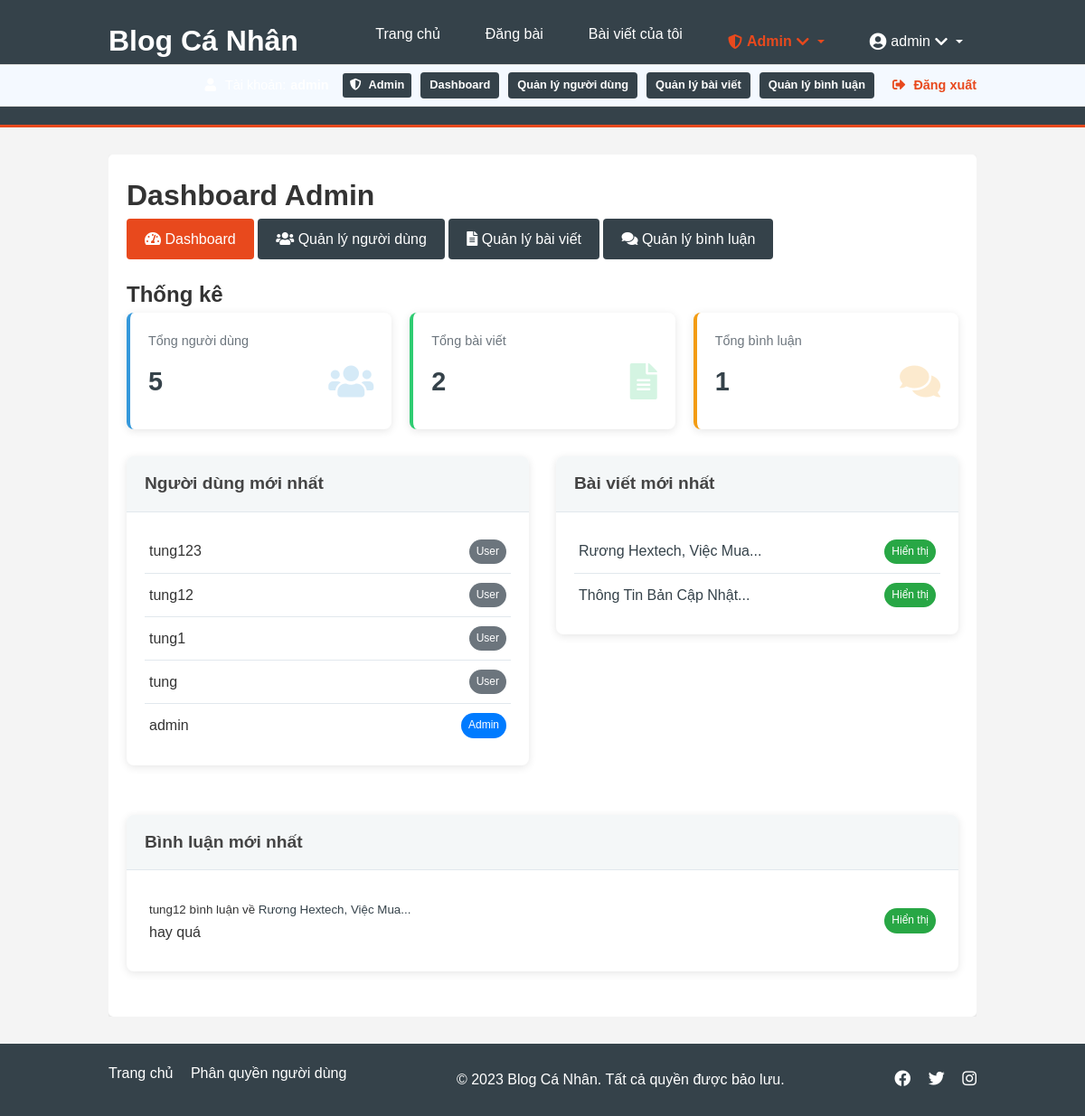
The app's page /admin/dashboard (signed in), older data.
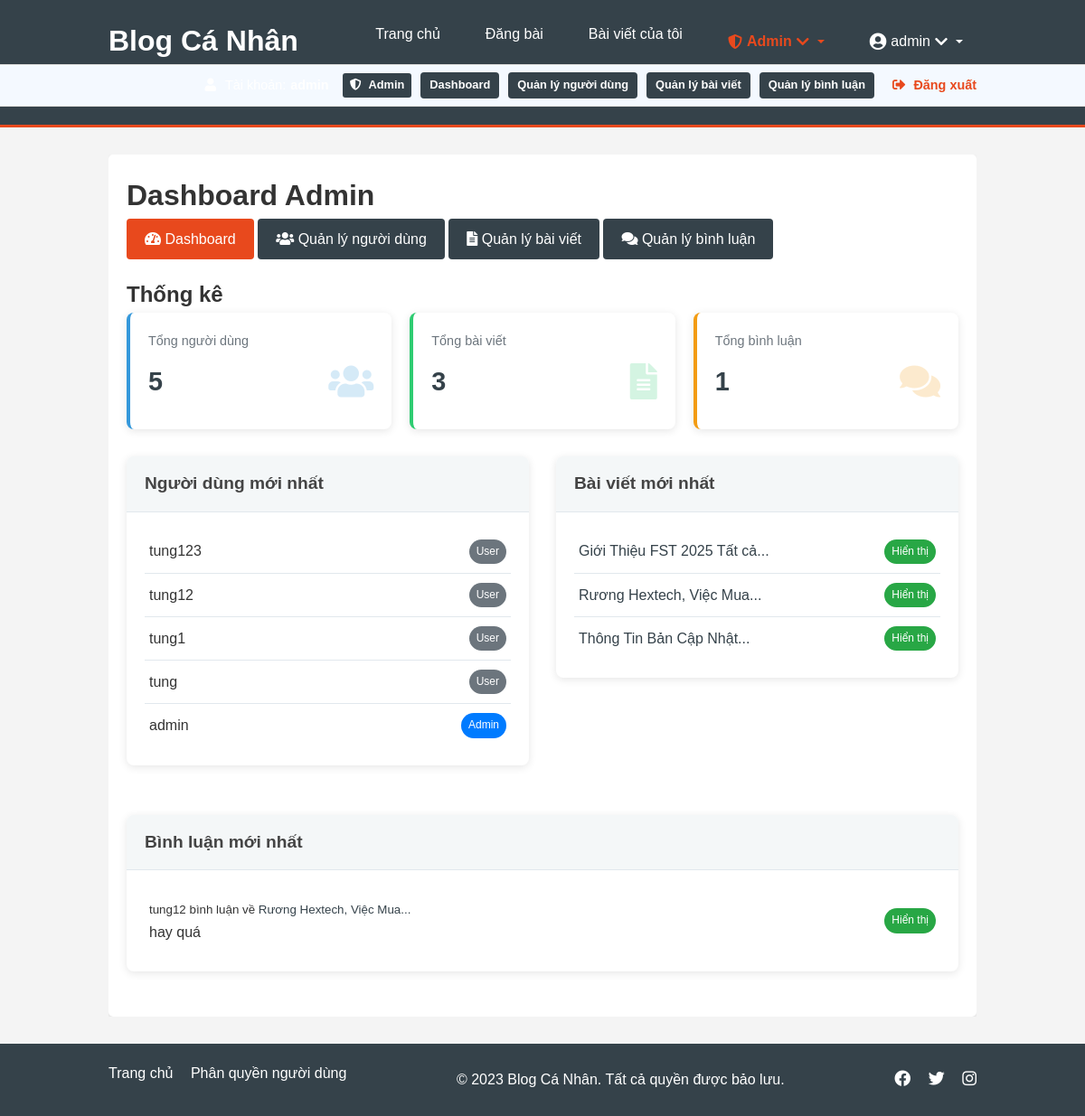
The same page, newer data.
### models.py (models this page shows, shortened)
class User(db.Model, UserMixin):
    id = db.Column(db.Integer, primary_key=True)
    username = db.Column(db.String(150), unique=True, nullable=False)
    password = db.Column(db.String(150), nullable=False)
    is_admin = db.Column(db.Boolean, default=False)
    is_active = db.Column(db.Boolean, default=True)
    date_joined = db.Column(db.DateTime, default=datetime.utcnow)
    posts = db.relationship('Post', backref='user', lazy=True)
    role = db.Column(db.String(20), default='viewer')  # 'viewer', 'collaborator', 'editor'

class Post(db.Model):
    id = db.Column(db.Integer, primary_key=True)
    title = db.Column(db.String(200), nullable=False)
    date_posted = db.Column(db.DateTime, nullable=False, default=datetime.utcnow)
    content = db.Column(db.Text, nullable=False)
    image_path = db.Column(db.String(200), nullable=True)
    user_id = db.Column(db.Integer, db.ForeignKey('user.id'), nullable=False)
    is_hidden = db.Column(db.Boolean, default=False)

class Comment(db.Model):
    id = db.Column(db.Integer, primary_key=True)
    content = db.Column(db.Text, nullable=False)
    date_posted = db.Column(db.DateTime, nullable=False, default=datetime.utcnow)
    user_id = db.Column(db.Integer, db.ForeignKey('user.id'), nullable=False)
    post_id = db.Column(db.Integer, db.ForeignKey('post.id'), nullable=False)
    is_hidden = db.Column(db.Boolean, default=False)
    user = db.relationship('User', backref=db.backref('comments', lazy=True))
    post = db.relationship('Post', backref=db.backref('comments', lazy=True))

### routes/admin.py (the view)
@admin_bp.route('/admin/dashboard')
@login_required
@admin_required
def dashboard():
    total_users = User.query.count()
    total_posts = Post.query.count()
    total_comments = Comment.query.count()
    recent_users = User.query.order_by(User.id.desc()).limit(5).all()
    recent_posts = Post.query.order_by(Post.date_posted.desc()).limit(5).all()
    recent_comments = Comment.query.order_by(Comment.date_posted.desc()).limit(5).all()
    return render_template('admin/dashboard.html',
                          total_users=total_users,
                          total_posts=total_posts,
                          total_comments=total_comments,
                          recent_users=recent_users,
                          recent_posts=recent_posts,
                          recent_comments=recent_comments,
                          current_year=datetime.now().year)

### app.py (called while the page is built)
@login_manager.user_loader
def load_user(user_id):
    return User.query.get(int(user_id))

### routes/admin.py (called while the page is built)
def admin_required(f):
    @wraps(f)
    def decorated_function(*args, **kwargs):
        if not current_user.is_admin:
            abort(403)
        return f(*args, **kwargs)
    return decorated_function

### templates/admin/dashboard.html (shortened to what the changed rows need)
{% extends "base.html" %}
{% block content %}
<div class="admin-container">
    <h1>Dashboard Admin</h1>
    <div class="admin-dashboard">
        <h2>Thống kê</h2>
        <div class="admin-stats">
            <div class="stat-card stat-posts">
                <div class="stat-title">Tổng bài viết</div>
                <div class="stat-value">{{ total_posts }}</div>
                <div class="stat-icon"><i class="fas fa-file-alt"></i></div>
            </div>
        </div>
        <div class="recent-data">
            <div class="row">
                <div class="col-md-6">
                    <div class="card">
                        <div class="card-body">
                            {% if recent_users %}
                            <ul class="list-group">
                                {% for user in recent_users %}
                                <li class="list-group-item d-flex justify-content-between align-items-center">
                                    {{ user.username }}
                                    <span class="badge rounded-pill {% if user.is_admin %}bg-primary{% else %}bg-secondary{% endif %}">
                                        {% if user.is_admin %}Admin{% else %}User{% endif %}
                                    </span>
                                </li>
                                {% endfor %}
                            </ul>
                            {% else %}
                            <p>Không có người dùng.</p>
                            {% endif %}
                        </div>
                    </div>
                </div>
                <div class="col-md-6">
                    <div class="card">
                        <div class="card-body">
                            {% if recent_posts %}
                            <ul class="list-group">
                                {% for post in recent_posts %}
                                <li class="list-group-item d-flex justify-content-between align-items-center">
                                    <a href="{{ url_for('post.post', post_id=post.id) }}">{{ post.title|truncate(30) }}</a>
                                    <span class="badge rounded-pill {% if post.is_hidden %}bg-danger{% else %}bg-success{% endif %}">
                                        {% if post.is_hidden %}Đã ẩn{% else %}Hiển thị{% endif %}
                                    </span>
                                </li>
                                {% endfor %}
                            </ul>
                            {% else %}
                            <p>Không có bài viết.</p>
                            {% endif %}
                        </div>
                    </div>
                </div>
            </div>
            <div class="row mt-4">
                <div class="col-md-12">
                    <div class="card">
                        <div class="card-body">
                            {% if recent_comments %}
                            <ul class="list-group">
                                {% for comment in recent_comments %}
                                <li class="list-group-item d-flex justify-content-between align-items-center">
                                    <div>
                                        <small>{{ comment.user.username }} bình luận về <a href="{{ url_for('post.post', post_id=comment.post_id) }}">{{ comment.post.title|truncate(30) }}</a></small>
                                        <div>{{ comment.content|truncate(50) }}</div>
                                    </div>
                                    <span class="badge rounded-pill {% if comment.is_hidden %}bg-danger{% else %}bg-success{% endif %}">
                                        {% if comment.is_hidden %}Đã ẩn{% else %}Hiển thị{% endif %}
                                    </span>
                                </li>
                                {% endfor %}
                            </ul>
                            {% else %}
                            <p>Không có bình luận.</p>
                            {% endif %}
                        </div>
                    </div>
                </div>
            </div>
        </div>
    </div>
</div>
{% endblock %}

### templates/base.html (shortened to what this page needs)
<!DOCTYPE html>
<html lang="vi">
<head>
    <link rel="stylesheet" href="{{ url_for('static', filename='css/style.css') }}">
    <link rel="stylesheet" href="https://cdnjs.cloudflare.com/ajax/libs/font-awesome/5.15.4/css/all.min.css">
</head>
<body>
    <header>
        <div class="container">
            <div class="logo">
                <h1><a href="{{ url_for('main.index') }}">Blog Cá Nhân</a></h1>
            </div>
            <nav>
                <ul>
                    <li><a href="{{ url_for('main.index') }}">Trang chủ</a></li>
                    {% if current_user.is_authenticated %}
                        <li><a href="{{ url_for('post.new_post') }}">Đăng bài</a></li>
                        <li><a href="{{ url_for('post.user_posts', username=current_user.username) }}">Bài viết của tôi</a></li>
                        {% if current_user.is_admin %}
                        <li class="user-dropdown">
                            <a href="#" class="dropdown-toggle admin-menu-item">
                                <i class="fas fa-shield-alt"></i> Admin <i class="fas fa-chevron-down"></i>
                            </a>
                        </li>
                        {% endif %}
                        <li class="user-dropdown">
                            <a href="#" class="dropdown-toggle">
                                <i class="fas fa-user-circle"></i> {{ current_user.username }} <i class="fas fa-chevron-down"></i>
                            </a>
                        </li>
                    {% endif %}
                </ul>
            </nav>
        </div>
        {% if current_user.is_authenticated %}
        <div class="user-status">
            <div class="container">
                <div class="user-info">
                    <i class="fas fa-user"></i> Tài khoản: <strong>{{ current_user.username }}</strong>
                    {% if current_user.is_admin %}
                    <span class="admin-badge"><i class="fas fa-shield-alt"></i> Admin</span>
                    <a href="{{ url_for('admin.dashboard') }}" class="admin-link">Dashboard</a>
                    <a href="{{ url_for('admin.users') }}" class="admin-link">Quản lý người dùng</a>
                    <a href="{{ url_for('admin.posts') }}" class="admin-link">Quản lý bài viết</a>
                    <a href="{{ url_for('admin.comments') }}" class="admin-link">Quản lý bình luận</a>
                    {% endif %}
                    <a href="{{ url_for('auth.logout') }}" class="logout-link">
                        <i class="fas fa-sign-out-alt"></i> Đăng xuất
                    </a>
                </div>
            </div>
        </div>
        {% endif %}
    </header>
    <main>
        <div class="container">
            {% block content %}{% endblock %}
        </div>
    </main>
        <footer>
        <div class="container">
            <div class="footer-links">
                <a href="{{ url_for('main.index') }}">Trang chủ</a>
                <a href="{{ url_for('main.roles_help') }}">Phân quyền người dùng</a>
            </div>
            <p>&copy; {{ now.year if now else 2023 }} Blog Cá Nhân. Tất cả quyền được bảo lưu.</p>
            <div class="social-links">
                <a href="#"><i class="fab fa-facebook"></i></a>
                <a href="#"><i class="fab fa-twitter"></i></a>
                <a href="#"><i class="fab fa-instagram"></i></a>
            </div>
        </div>
    </footer>
</body>
</html>

Row changes from the older to the newer data that the page shows:
added Post: title "Giới Thiệu FST 2025 Tất cả...", is_hidden "Hiển thị"
Text that changed along with them:
{{ total_posts }}: "2" → "3"
